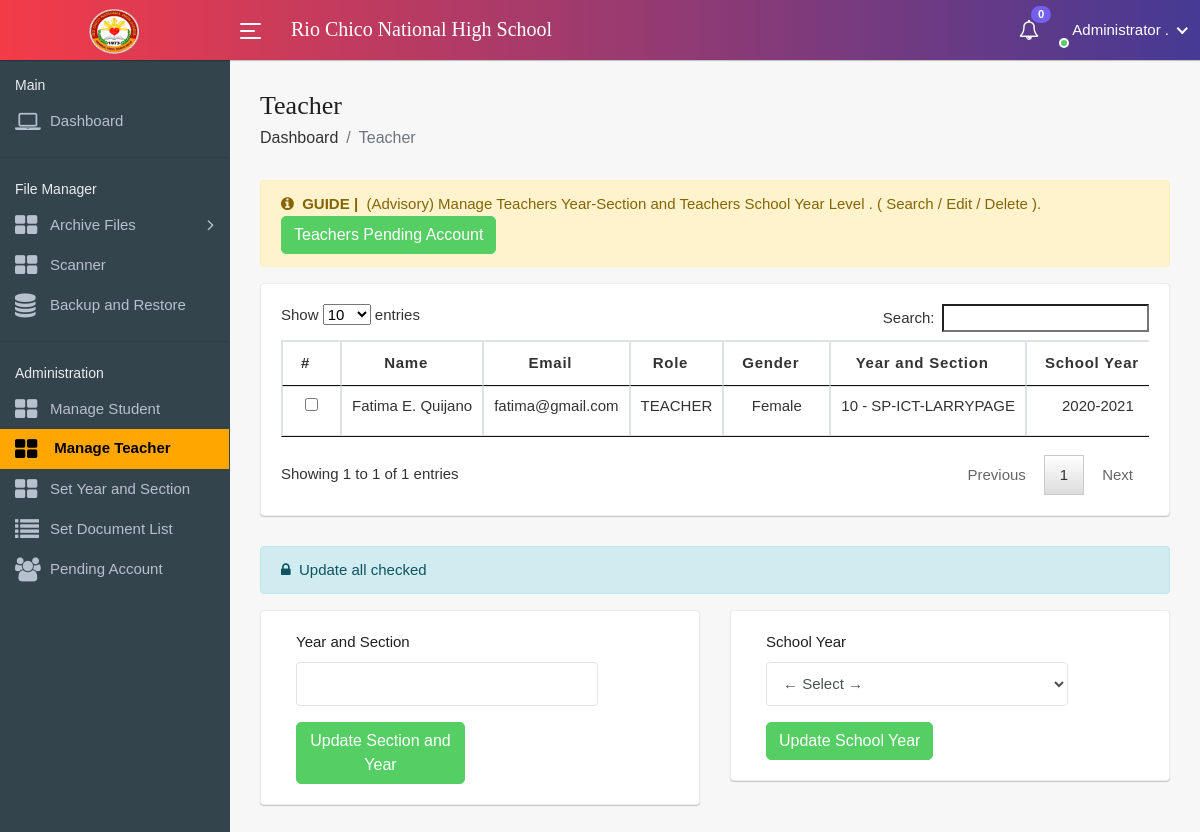
Screenshot of /package/admin/page-teacherList.php (signed in) with the database file from the repository.
### tables this page shows
CREATE TABLE `tbl_user` (
  `u_id` int(11) NOT NULL,
  `u_lname` varchar(100) NOT NULL,
  `u_fname` varchar(100) NOT NULL,
  `u_mname` varchar(100) NOT NULL,
  `u_email` varchar(100) NOT NULL,
  `u_password` text NOT NULL,
  `u_address` varchar(100) NOT NULL,
  `u_contact` varchar(100) NOT NULL,
  `u_photo` varchar(100) NOT NULL,
  `u_role` varchar(100) NOT NULL,
  `u_gender` varchar(100) NOT NULL,
  `u_status` varchar(100) NOT NULL DEFAULT 'Pending',
  `year_section` varchar(100) NOT NULL DEFAULT '0 - NONE',
  `school_year` varchar(100) NOT NULL DEFAULT '0000-0000',
  `created_at` datetime NOT NULL DEFAULT current_timestamp() ON UPDATE current_timestamp()
);

### package/admin/page-teacherList.php (the view, shortened to what this page needs)
<!DOCTYPE html>
<html lang="en">
    <head>
        <link rel="stylesheet" href="assets/css/bootstrap.min.css">
        <link rel="stylesheet" href="assets/css/font-awesome.min.css">
		<link rel="stylesheet" href="assets/css/line-awesome.min.css">
		<link rel="stylesheet" href="assets/css/select2.min.css">
		<link rel="stylesheet" href="assets/css/bootstrap-datetimepicker.min.css">
        <link rel="stylesheet" href="assets/css/style.css">
		<link rel = "stylesheet" type = "text/css" href = "assets/css/jquery.dataTables.css" />
    </head>
    <body>
        <div class="main-wrapper">
            <div class="header">
                <div class="header-left">
                    <a href="index.php" class="logo">
						<img src="assets/img/rio.png" width="60" height="60" alt="">
					</a>
                </div>
				<a id="toggle_btn" href="javascript:void(0);">
					<span class="bar-icon">
						<span></span>
						<span></span>
						<span></span>
					</span>
				</a>
                <div class="page-title-box">
					<h3>Rio Chico National High School</h3>
                </div>
				<ul class="nav user-menu">
					<li class="nav-item dropdown">
							<a href="#" class="dropdown-toggle nav-link" data-toggle="dropdown">
								<i class="fa fa-bell-o"></i>
								<span class="badge badge-pill">
								<?php include('config.php');
									$result=mysqli_query($conn,"SELECT count(*) as total from tbl_user where u_status='Pending'");
									$data=mysqli_fetch_assoc($result);
									echo $data['total'];
								?>
								</span>
							</a>
								<?php  include('config.php');
									$query = mysqli_query($conn, "SELECT * FROM `tbl_user` WHERE `u_status`='Pending' ORDER BY `created_at` DESC") or die(mysqli_error($conn));
								?>
						</li>
					<li class="nav-item dropdown has-arrow main-drop">
						<a href="#" class="dropdown-toggle nav-link" data-toggle="dropdown">
							<span class="user-img"><img src="../images/<?php echo $_SESSION['A_Profile'];?>" alt="">
							<span class="status online"></span></span>
							<span><?php echo $_SESSION['A_Name']; ?></span>
						</a>
					</li>
				</ul>
            </div>
            <div class="sidebar" id="sidebar">
                <div class="sidebar-inner slimscroll">
					<div id="sidebar-menu" class="sidebar-menu">
						<ul>
						<li class="menu-title">
								<span>Main</span>
							</li>
							<li><a href="index.php"><i class="fa fa-laptop"></i> <span>Dashboard</span></a></li>
					<hr>
						<li class="menu-title">
								<span>File Manager</span>
							</li>
                            <li class="submenu">
								<a href="#"><i class="fa fa-th-large"></i> <span> Archive Files</span> <span class="menu-arrow"></span></a>
							</li>
							<li><a href="page-fileScanner.php"><i class="fa fa-th-large"></i> <span> Scanner</span></a></li>
							<li><a href="page-backup.php"><i class="fa fa-database"></i> <span> Backup and Restore</span></a></li>
					<hr>
						<li class="menu-title">
								<span>Administration</span>
							</li>
							<li><a href="page-student.php"><i class="fa fa-th-large"></i> <span> Manage Student</span></a></li>
							<li><a href="page-teacherList.php" style="background-color: #FFA600;"><font color="black"><strong><i class="fa fa-th-large"></i> <span> Manage Teacher</span></strong></font></a></li>
							<li><a href="page-year_section.php"><i class="fa fa-th-large"></i> <span> Set Year and Section</span></a></li>
							<li><a href="page-doctype.php"><i class="fa fa-list"></i> <span> Set Document List</span></a></li>
							<li><a href="page-pendingAccount.php"><i class="fa fa-users"></i> <span> Pending Account</span></a></li>
						</ul>
					</div>
                </div>
            </div>
            <div class="page-wrapper">
                <div class="content container-fluid">
					<div class="page-header">
						<div class="row">
							<div class="col-sm-12">
								<h3 class="page-title">Teacher</h3>
									<ul class="breadcrumb">
										<li class="breadcrumb-item"><a href="index.php">Dashboard</a></li>
										<li class="breadcrumb-item active">Teacher</li>
									</ul>
							</div>
						</div>
					</div>
                    <div class="alert alert-warning">
						<i class="fa fa-info-circle"></i>&nbsp;
                            <strong>GUIDE |</strong> &nbsp;(Advisory) Manage Teachers Year-Section and Teachers School Year Level . ( Search / Edit / Delete ).
                            &nbsp;<a href="page-pendingAccount.php" class="btn btn-success" >Teachers Pending Account</a>
				    </div>
					<?php
						require('config.php');
						if(isset($_POST['searchBtn'])
						) {
							$fromDate = $_POST['fromDate'];
							$ToDate   = $_POST['toDate'];
							$newFromDate = explode('/', $fromDate)[2].'-'.explode('/', $fromDate)[1].'-'.explode('/', $fromDate)[0];
							$newToDate = explode('/', $ToDate)[2].'-'.explode('/', $ToDate)[1].'-'.explode('/', $ToDate)[0];
							$query = mysqli_query($conn, "SELECT * FROM `tbl_user` WHERE created_at BETWEEN '$newFromDate' AND '$newToDate'") or die(mysqli_error($conn));
						} else {
							$query = mysqli_query($conn, "SELECT * FROM `tbl_user` WHERE u_role = 'TEACHER' AND u_status = 'Active'") or die(mysqli_error($conn));
						}
					?>
				<div class="row">
					<div class="col-md-12">
						<div class="card">
							<div class="card-body">
								<div class="card-box">
									<div class="table-responsive">
		<div id = "content">
			<table id = "table" class="table table-bordered">
				<thead>
					<tr>
						<th class="text-center">#</th>
						<th class="text-center">Name</th>
						<th class="text-center">Email</th>
						<th class="text-center">Role</th>
						<th class="text-center">Gender</th>
						<th class="text-center">Year and Section</th>
						<th class="text-center">School Year</th>
					</tr>
				</thead>
				<tbody>
					<?php while($fetch = mysqli_fetch_array($query) ){
                        $charat = substr($fetch['u_mname'], 0, 1);
                        $name = $fetch['u_fname'] . ' ' . $charat . '. ' . $fetch['u_lname'];
                        ?>
						<tr class="del_u<?php echo $fetch['u_id'] ?>">
						<td class="text-center"><input type="checkbox" onchange="updateSelectedStudents();" name="studentId" value="<?php echo $fetch['u_id'] ?>"></td>
							<td class="text-center"><?php echo $name; ?></td>
							<td class="text-center"><?php echo $fetch['u_email']?></td>
							<td class="text-center"><?php echo $fetch['u_role']?></td>
							<td class="text-center"><?php echo $fetch['u_gender']?></td>
							<td class="text-center"><?php echo $fetch['year_section']?></td>
							<td class="text-center"><?php echo $fetch['school_year']?></td>
						</tr>
					<?php } ?>
				</tbody>
			</table>
		</div>
									</div>
								</div>
							</div>
						</div>
					</div>
				</div>
				<div class="alert alert-info">
						<i class="fa fa-lock"></i>&nbsp; Update all checked
				</div>
				<div class="row">
					<div class="col-md-6">
						<div class="card">
							<div class="card-body">
								<div class="card-box">
					<div class="col-md-12">
                                        <form method="POST" action="update-allYSteacher.php">
                                            <div class="row">
                                                <div class="col-md-10">
													<div class="form-group">
														<label>Year and Section</label>
														<input list="browsers"  class="form-control" name="ys_yearsection" id="browser" required>
													</div>
                                                </div>
														<div  class="col-md-6">
                                                <button name="updateAllYS" class="btn btn-success" >Update Section and Year</button>
                                            </div>
                                        </form>
                                    </div>
														</div>
														</div>
														</div>
														</div>
														</div>
					<div class="col-md-6">
						<div class="card">
							<div class="card-body">
								<div class="card-box">
					<div class="col-md-12">
                                        <form method="POST" action="update-allSYteacher.php">
                                            <div class="row">
								<div class="col-md-10">
									<div class="form-group">
									<label>School Year</label>
										<select class="form-control" name="schoolyear" required>
										<option selected disabled value="">&larr; Select &rarr;</option>
									</select>
									</div>
								</div>
														<div  class="col-md-6">
                                                <button name="updateAllSY" class="btn btn-success" >Update School Year</button>
										</div>
                                            </div>
                                        </form>
                                    </div>
												</div>
												</div>
											</div>
										</div>
								</div>
				</div>
            </div>
    </body>
</html>

### rows the page displays
tbl_user: name "Fatima E. Quijano", u_email "fatima@gmail.com", u_role "TEACHER", u_gender "Female", year_section "10 - SP-ICT-LARRYPAGE", school_year "2020-2021"

### other values shown
$data['total'] "0"
$_SESSION['A_Name'] "Administrator ."
